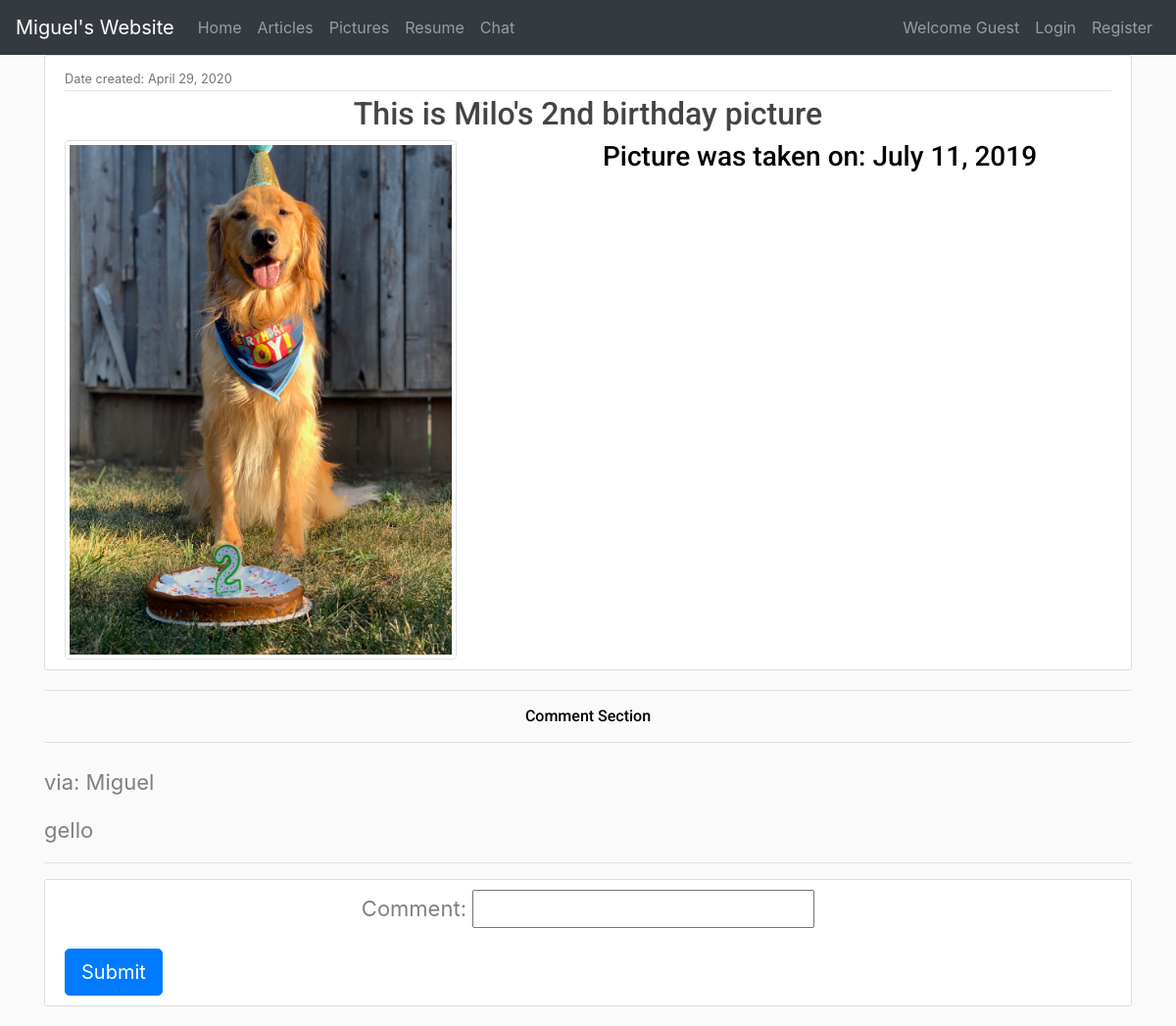
The app's page /pictures/Milos-2nd-birthday/ with its own data.
### myapp/models.py (models this page shows, shortened)
class Pictures(models.Model):
    title = models.CharField(max_length=100)
    slug = models.SlugField(max_length=200, unique=True)
    description = models.CharField(max_length=100)
    datePosted = models.DateTimeField(auto_now_add=True)
    dateTaken = models.DateField()
    picture = models.ImageField(null=True, blank=True)
    author = models.ForeignKey(User, on_delete=models.CASCADE)
    class Meta:
        ordering = ['-datePosted']

class PicComment(models.Model):
    comment = models.CharField(max_length=240)
    author = models.ForeignKey(User, on_delete=models.CASCADE)
    content = models.ForeignKey(Pictures, on_delete=models.CASCADE)

### myapp/views.py (the view)
# urls.py: path('pictures/<slug:slug>/', views.PicturesDetail, name='picture_details'),
def PicturesDetail(request,slug):
    template_name = 'myapp/picture_details.html'
    picture = get_object_or_404(Pictures, slug=slug)
    comments = PicComment.objects.filter(content=picture)
    new_comment = None
    if request.method == 'POST':
        comment_form = PicCommentForm(data=request.POST)
        if comment_form.is_valid():
            new_comment = comment_form.save(commit=False)
            new_comment.author = request.user
            new_comment.content = picture
            new_comment.save()
    else:
        comment_form = PicCommentForm()
    return render(request, template_name, {'picture': picture, 'comments': comments, 'new_comment': new_comment, 'comment_form': comment_form})

### myapp/forms.py
class PicCommentForm(forms.ModelForm):
    class Meta:
        model = PicComment
        fields = ('comment' ,)

### myapp/templates/myapp/picture_details.html (shortened to what this page needs)
{% extends "myapp/base.html" %}
{% block content %}
<article class="media content-section">
    <div class="media-body">
        <div class="article-metadata">
            <small class="text-muted"> Date created: {{ picture.datePosted|date:"F d, Y" }}</small>
        </div>
        <h2><a class="article-title" href="#">{{ picture.description }}</a></h2>
        <div class="row">
            <div class="col-md-6">
                <img src="{{ picture.picture }}" class="img-thumbnail" height=400 width = 400/>
            </div>
            <div class="col-md-6">
                <h3 class="desc"> Picture was taken on: {{ picture.dateTaken }} </h3>
            </div>
        </div>
    </div>
</article>
<div class="mb-4">
    <hr class="solid">
    <h6 class ="text">Comment Section</h6>
    <hr class="solid">
</div>
{% for comment in comments %}
    <p class="comment"> via: {{ comment.author }}</p>
    <p class="comment">{{ comment.comment }}</p>
    <hr>
    {% empty %}
    <p style>There is no comments</p>
{% endfor %}
<div class="content-section">
    <form method='POST'>
        {{ comment_form.as_p }}
        <button type="submit" class="btn btn-primary  btn-lg">Submit</button>
    </form>
</div>
{% endblock content %}

### myapp/static/css/app.css (style rules this page uses)
body { background: #fafafa; color: black; }
h1, h2, h3, h4, h5, h6 { color: black; text-align: center; font-family: 'Roboto'; }
p { color: grey; font-size: 22px; text-align: center }
p.comment { text-align: left; }
h3.desc { text-align: left; }
.content-section { background: #ffffff; padding: 10px 20px; border: 1px solid #dddddd; border-radius: 3px; margin-bottom: 20px; }
.article-title { color: #444444; }
.article-metadata { padding-bottom: 1px; margin-bottom: 4px; border-bottom: 1px solid #e3e3e3 }

### records on screen
Pictures: datePosted "April 29, 2020", description "This is Milo's 2nd birthday picture", picture (picture), dateTaken "July 11, 2019"
PicComment: author "Miguel", comment "gello"
